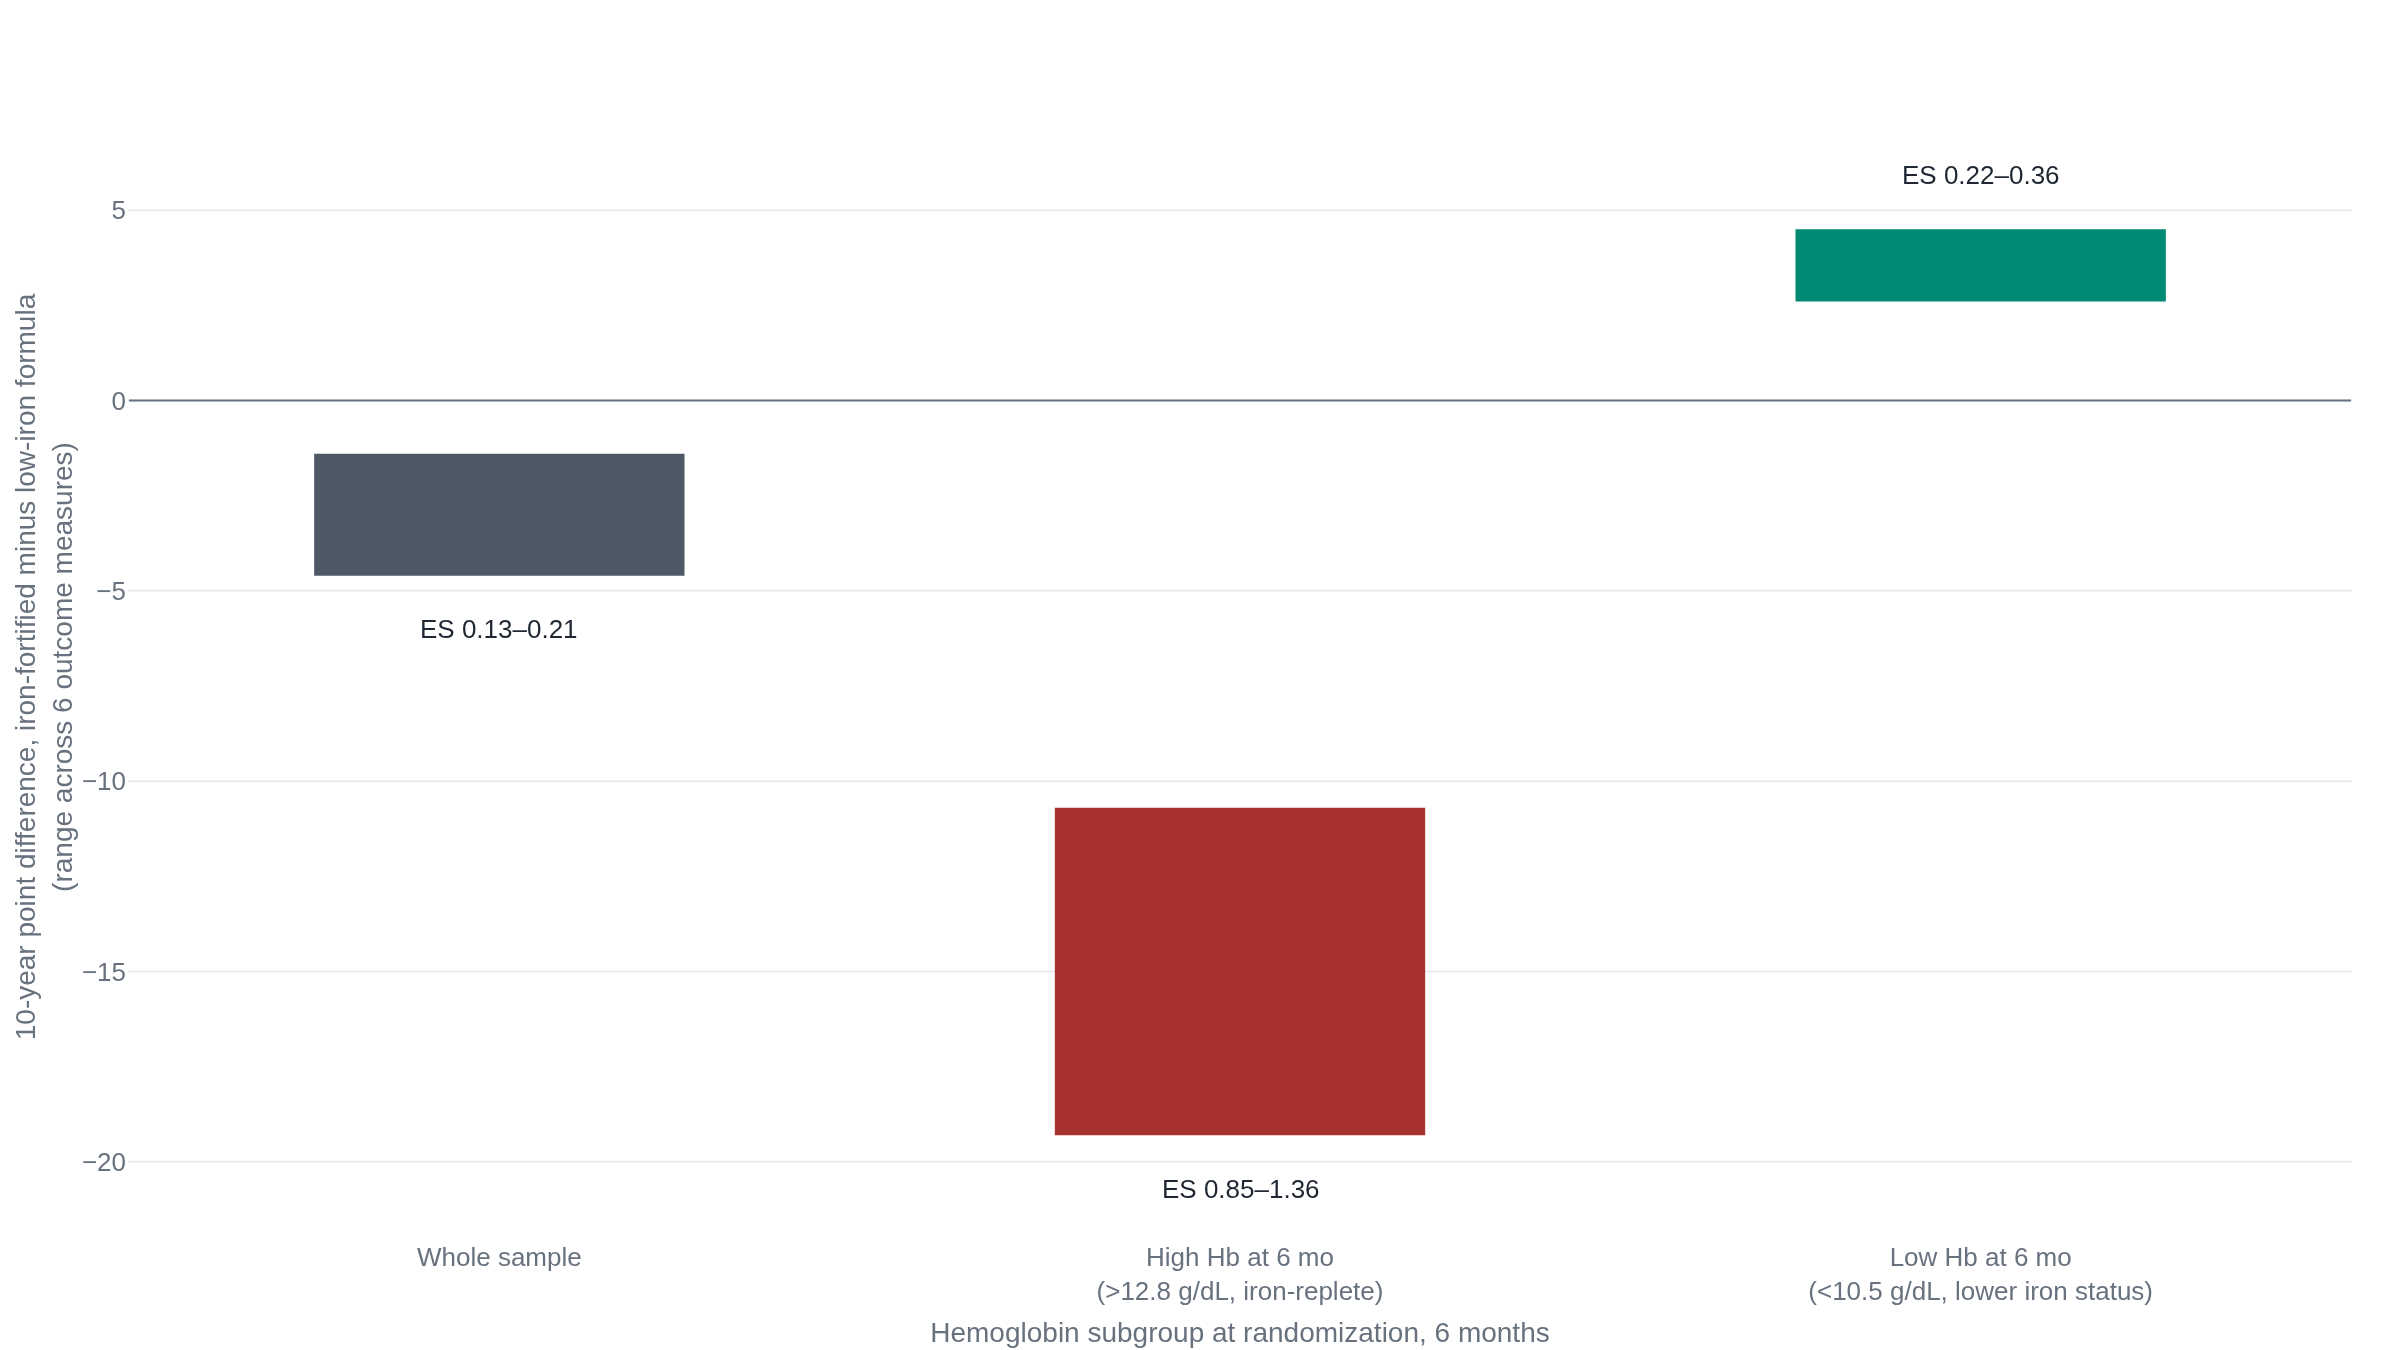

This figure's Python source:
# Chart 1: the sign flip in the Chilean iron-fortified-formula trial's 10-year
# follow-up (Lozoff et al. 2012, Arch Pediatr Adolesc Med — this article's
# source 6). Healthy, full-term infants were randomized at 6 months to
# iron-fortified formula (12.7 mg/L) or low-iron formula (2.3 mg/L). At age
# 10, the trial scored 473 reassessed children on six measures: IQ, spatial
# memory, arithmetic achievement, visual-motor integration, visual
# perception, motor functioning. Each bar is the range (min to max) of the
# point difference across those six measures, iron-fortified minus low-iron
# group, for one subgroup, taken verbatim from the evidence record's Numbers
# section (no value here is estimated or interpolated):
#   Whole sample: 1.4-4.6 points LOWER for the fortified group -> -4.6 to -1.4
#   High hemoglobin at 6 mo (>12.8 g/dL, iron-replete): 10.7-19.3 points
#     LOWER for the fortified group -> -19.3 to -10.7
#   Low hemoglobin at 6 mo (<10.5 g/dL, lower iron status): 2.6-4.5 points
#     HIGHER for the fortified group -> +2.6 to +4.5
# Effect-size ranges (Cohen's d equivalent, also from the same source) are
# annotated on each bar as the paired, standardized figure.
import plotly.graph_objects as go

subgroups = [
    "Whole sample",
    "High Hb at 6 mo<br>(>12.8 g/dL, iron-replete)",
    "Low Hb at 6 mo<br>(<10.5 g/dL, lower iron status)",
]
low = [-4.6, -19.3, 2.6]
high = [-1.4, -10.7, 4.5]
es_labels = ["ES 0.13–0.21", "ES 0.85–1.36", "ES 0.22–0.36"]
bar_base = [min(l, h) for l, h in zip(low, high)]
bar_len = [abs(h - l) for l, h in zip(low, high)]
bar_colors = ["#4e5866", "#a8332e", "#008a74"]
label_pos = [l - 0.9 for l in low]  # whole sample, high-Hb: negative, label below
label_pos[2] = high[2] + 0.9  # low-Hb: positive, label above

fig = go.Figure()
fig.add_trace(
    go.Bar(
        x=subgroups,
        y=bar_len,
        base=bar_base,
        marker_color=bar_colors,
        width=0.5,
        showlegend=False,
    )
)

for i, (xs, yl, es) in enumerate(zip(subgroups, label_pos, es_labels)):
    fig.add_annotation(
        x=xs,
        y=yl,
        text=es,
        showarrow=False,
        font=dict(size=13),
        yanchor="top" if yl < 0 else "bottom",
    )

fig.add_shape(
    type="line",
    x0=-0.5,
    x1=2.5,
    y0=0,
    y1=0,
    line=dict(color="#68727f", width=1),
)

fig.update_layout(
    yaxis=dict(
        title="10-year point difference, iron-fortified minus low-iron formula<br>(range across 6 outcome measures)",
        range=[-22, 8],
        zeroline=False,
    ),
    xaxis_title="Hemoglobin subgroup at randomization, 6 months",
    showlegend=False,
)
